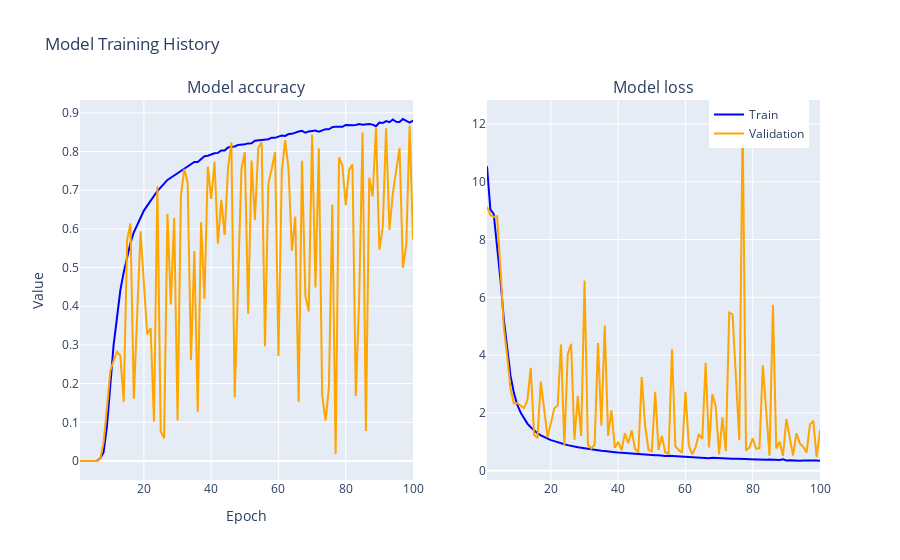

Here is the notebook cell this chart was saved with:
### Code cell
import plotly.graph_objects as go
from plotly.subplots import make_subplots

fig = make_subplots(rows=1, cols=2, subplot_titles=("Model accuracy", "Model loss"))

# Add the first subplot for accuracy
fig.add_trace(go.Scatter(x=list(range(1, len(history.history['accuracy']) + 1)),
                         y=history.history['accuracy'], mode='lines',
                         name='Train', line=dict(color='blue')), row=1, col=1)
fig.add_trace(go.Scatter(x=list(range(1, len(history.history['val_accuracy']) + 1)),
                         y=history.history['val_accuracy'], mode='lines',
                         name='Validation', line=dict(color='orange')), row=1, col=1)

# Add the second subplot for loss
fig.add_trace(go.Scatter(x=list(range(1, len(history.history['loss']) + 1)),
                         y=history.history['loss'], mode='lines',
                         name='Train', line=dict(color='blue'), showlegend=False), row=1, col=2)
fig.add_trace(go.Scatter(x=list(range(1, len(history.history['val_loss']) + 1)),
                         y=history.history['val_loss'], mode='lines',
                         name='Validation', line=dict(color='orange'), showlegend=False), row=1, col=2)

fig.update_layout(title="Model Training History",
                  xaxis_title="Epoch",
                  yaxis_title="Value",
                  legend=dict(x=0.85, y=1))

fig.show()
